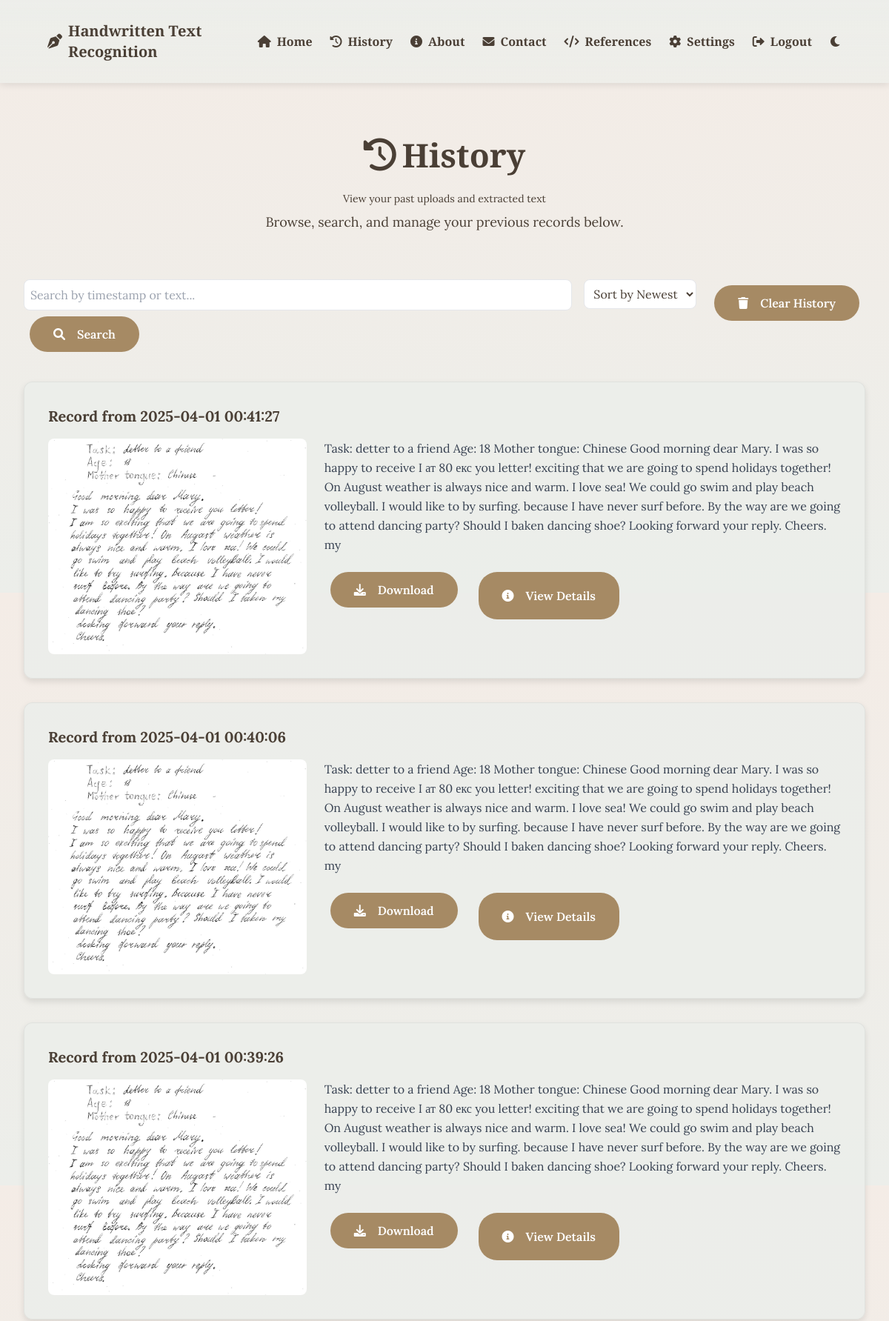
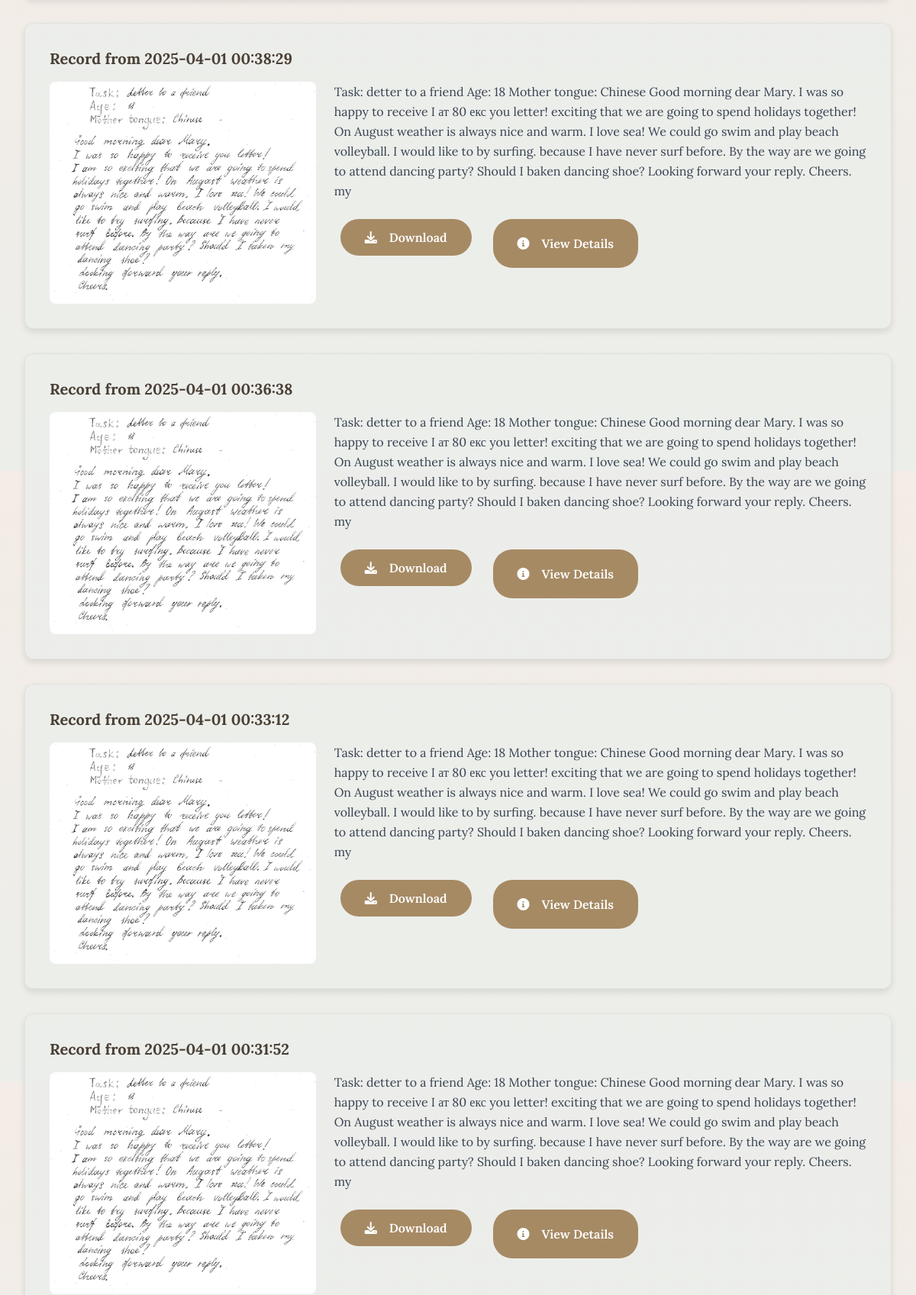
The app's page /history (signed in, upper part) with its own data (2 pictures, top to bottom).
### tables this page shows
CREATE TABLE history 
                 (id INTEGER PRIMARY KEY, user_id INTEGER, image TEXT, text TEXT, timestamp DATETIME DEFAULT CURRENT_TIMESTAMP);

### app.py (the view)
@app.route("/history")
@login_required
def history():
    log_user_activity(current_user.id, "Viewed History")
    conn = get_db_connection()
    c = conn.cursor()
    c.execute("SELECT image, text, timestamp FROM history WHERE user_id=? ORDER BY timestamp DESC",
              (current_user.id,))
    records = c.fetchall()
    conn.close()
    return render_template("history.html", records=records)

### app.py (called while the page is built)
def get_db_connection():
    conn = sqlite3.connect(app.config["DATABASE"])
    conn.row_factory = sqlite3.Row
    return conn

def log_user_activity(user_id, activity, details=None):
    try:
        timestamp = datetime.datetime.now().strftime("%Y-%m-%d %H:%M:%S")
        log_file = os.path.join(app.config["LOGS_FOLDER"], f"{user_id}_log.txt")
        with open(log_file, "a") as f:
            log_entry = f"{timestamp} - {activity}"
            if details:
                log_entry += f" - {details}"
            f.write(log_entry + "\n")
    except Exception as e:
        print(f"Error logging activity: {e}")

@login_manager.user_loader
def load_user(user_id):
    return User(user_id)

### templates/history.html (shortened to what this page needs)
<html lang="en">
  <head>
    <link
      href="https://cdn.jsdelivr.net/npm/tailwindcss@2.2.19/dist/tailwind.min.css"
      rel="stylesheet"
    />
    <link
      href="https://cdnjs.cloudflare.com/ajax/libs/font-awesome/6.0.0-beta3/css/all.min.css"
      rel="stylesheet"
    />
  </head>
  <body class="light-mode">
    <nav class="text-white">
      <div class="container flex justify-between items-center">
        <a href="{{ url_for('upload_file') }}" class="text-xl"
          ><i class="fas fa-pen-nib"></i> Handwritten Text Recognition</a
        >
        <div class="flex items-center space-x-6">
          <a href="{{ url_for('upload_file') }}"
            ><i class="fas fa-home"></i> Home</a
          >
          <a href="{{ url_for('history') }}"
            ><i class="fas fa-history"></i> History</a
          >
          <a href="{{ url_for('about') }}"
            ><i class="fas fa-info-circle"></i> About</a
          >
          <a href="{{ url_for('contact') }}"
            ><i class="fas fa-envelope"></i> Contact</a
          >
          <a href="{{ url_for('references') }}"
            ><i class="fas fa-code"></i> References</a
          >
          <a href="{{ url_for('settings') }}"
            ><i class="fas fa-cog"></i> Settings</a
          >
          <a href="{{ url_for('logout') }}"
            ><i class="fas fa-sign-out-alt"></i> Logout</a
          >
          <button id="themeToggle" class="focus:outline-none">
            <i class="fas fa-moon"></i>
          </button>
        </div>
      </div>
    </nav>
    <div class="header-section container">
      <h1><i class="fas fa-history"></i> History</h1>
      <p class="text-sm mb-2">View your past uploads and extracted text</p>
      <p class="subtitle">
        Browse, search, and manage your previous records below.
      </p>
    </div>
    <div class="container mb-6">
      <div class="flex flex-col md:flex-row gap-4 mb-4">
        <form action="/search_history" method="get" class="flex-1">
          <input
            type="text"
            name="query"
            placeholder="Search by timestamp or text..."
            class="w-full p-2 border rounded-lg bg-white dark:bg-gray-700 focus:outline-none focus:ring-2 focus:ring-blue-500"
          />
          <button type="submit" class="button mt-2 md:mt-0 md:ml-2">
            <i class="fas fa-search mr-2"></i> Search
          </button>
        </form>
        <select
          id="sort"
          class="p-2 border rounded-lg bg-white dark:bg-gray-700 h-10"
          style="max-width: 160px"
          onchange="sortHistory()"
        >
          <option value="desc">Sort by Newest</option>
        </select>
        <form
          action="/clear_history"
          method="post"
          onsubmit="return confirm('Are you sure you want to clear all history? This action cannot be undone.')"
          class="mt-2 md:mt-0"
        >
          <button type="submit" class="button">
            <i class="fas fa-trash mr-2"></i> Clear History
          </button>
        </form>
      </div>
    </div>
    <div class="container" id="history-container">
      {% for record in records %}
      <div class="result-card mb-6" data-timestamp="{{ record[2] }}">
        <h3 class="text-xl font-bold mb-4">Record from {{ record[2] }}</h3>
        <div class="flex flex-col md:flex-row gap-6">
          <div class="md:w-1/3">
            <img
              src="{{ url_for('static', filename='uploads/' + record[0]) }}"
              alt="Uploaded Image"
              class="w-full rounded-lg"
            />
          </div>
          <div class="md:w-2/3">
            <p class="text-gray-700 dark:text-gray-300 leading-relaxed">
              {{ record[1] | safe }}
            </p>
            <div class="mt-4 flex flex-wrap gap-3">
              <form action="/download_history" method="post" class="inline">
                <button type="submit" class="button">
                  <i class="fas fa-download mr-2"></i> Download
                </button>
              </form>
              <button
                onclick="toggleDetails('details-{{ loop.index }}')"
                class="button"
              >
                <i class="fas fa-info-circle mr-2"></i> View Details
              </button>
            </div>
          </div>
        </div>
      </div>
      {% endfor %}
  </body>
</html>

### templates/history.html (style rules this page uses)
:root { --dark-bg: #2b2b2b; --light-bg: #f4ece6; --accent: #a68a64; --text-dark: #d4c9b0; --text-light: #4a3f35; --blend-color: #eceeea; --shadow: rgba(0, 0, 0, 0.3); }
body { font-family: "Lora", serif; background: linear-gradient( to bottom, var(--light-bg), var(--blend-color) ); color: var(--text-light); transition: all 0.3s ease; overflow-x: hidden; }
nav { background: linear-gradient( to bottom, rgba(236, 238, 234, 0.95), rgba(236, 238, 234, 0.7) ); padding: 1.75rem 2rem; position: sticky; top: 0; z-index: 1000; box-shadow: 0 2px 10px rgba(0, 0, 0, 0.1); min-height: 80px; }
nav a, nav button { font-family: "Playfair Display", serif; font-weight: 700; color: var(--text-light); transition: color 0.3s ease; display: inline-flex; align-items: center; gap: 0.5rem; }
.container { max-width: 1200px; margin: 0 auto; padding: 0 2rem; }
.header-section { padding: 4rem 0; text-align: center; }
h1 { font-family: "Playfair Display", serif; font-size: 2.75rem; font-weight: 700; margin-bottom: 1rem; color: var(--text-light); display: inline-flex; align-items: center; gap: 0.5rem; }
p.subtitle { font-size: 1.125rem; max-width: 700px; margin: 0 auto; color: var(--text-light); }
.result-card { background: rgba(236, 238, 234, 0.9); padding: 2rem; border-radius: 12px; box-shadow: 0 4px 8px rgba(0, 0, 0, 0.1); border: 1px solid rgba(0, 0, 0, 0.05); transition: transform 0.3s ease; margin-bottom: 2rem; }
.button { padding: 0.75rem 2rem; background: var(--accent); color: #fff; border: none; border-radius: 25px; font-family: "Lora", serif; font-weight: 600; cursor: pointer; transition: transform 0.3s ease, box-shadow 0.3s ease; display: inline-flex; align-items: center; gap: 0.5rem; margin: 0.5rem; }

### records on screen
history: timestamp "2025-04-01 00:41:27", image (picture), text "Task: detter to a friend Age: 18 Mother tongue: Chinese Good morning dear Mary. I was so happy to receive I ат 80 екс you letter! exciting that we are going to spend holidays together! On August weather is always nice and warm. I love sea! We could go swim and play beach volleyball. I would like to by surfing. because I have never surf before. By the way are we going to attend dancing party? Should I baken dancing shoe? Looking forward your reply. Cheers. my"
history: timestamp "2025-04-01 00:40:06", image (picture), text "Task: detter to a friend Age: 18 Mother tongue: Chinese Good morning dear Mary. I was so happy to receive I ат 80 екс you letter! exciting that we are going to spend holidays together! On August weather is always nice and warm. I love sea! We could go swim and play beach volleyball. I would like to by surfing. because I have never surf before. By the way are we going to attend dancing party? Should I baken dancing shoe? Looking forward your reply. Cheers. my"
history: timestamp "2025-04-01 00:39:26", image (picture), text "Task: detter to a friend Age: 18 Mother tongue: Chinese Good morning dear Mary. I was so happy to receive I ат 80 екс you letter! exciting that we are going to spend holidays together! On August weather is always nice and warm. I love sea! We could go swim and play beach volleyball. I would like to by surfing. because I have never surf before. By the way are we going to attend dancing party? Should I baken dancing shoe? Looking forward your reply. Cheers. my"
history: timestamp "2025-04-01 00:38:29", image (picture), text "Task: detter to a friend Age: 18 Mother tongue: Chinese Good morning dear Mary. I was so happy to receive I ат 80 екс you letter! exciting that we are going to spend holidays together! On August weather is always nice and warm. I love sea! We could go swim and play beach volleyball. I would like to by surfing. because I have never surf before. By the way are we going to attend dancing party? Should I baken dancing shoe? Looking forward your reply. Cheers. my"
history: timestamp "2025-04-01 00:36:38", image (picture), text "Task: detter to a friend Age: 18 Mother tongue: Chinese Good morning dear Mary. I was so happy to receive I ат 80 екс you letter! exciting that we are going to spend holidays together! On August weather is always nice and warm. I love sea! We could go swim and play beach volleyball. I would like to by surfing. because I have never surf before. By the way are we going to attend dancing party? Should I baken dancing shoe? Looking forward your reply. Cheers. my"
history: timestamp "2025-04-01 00:33:12", image (picture), text "Task: detter to a friend Age: 18 Mother tongue: Chinese Good morning dear Mary. I was so happy to receive I ат 80 екс you letter! exciting that we are going to spend holidays together! On August weather is always nice and warm. I love sea! We could go swim and play beach volleyball. I would like to by surfing. because I have never surf before. By the way are we going to attend dancing party? Should I baken dancing shoe? Looking forward your reply. Cheers. my"
history: timestamp "2025-04-01 00:31:52", image (picture), text "Task: detter to a friend Age: 18 Mother tongue: Chinese Good morning dear Mary. I was so happy to receive I ат 80 екс you letter! exciting that we are going to spend holidays together! On August weather is always nice and warm. I love sea! We could go swim and play beach volleyball. I would like to by surfing. because I have never surf before. By the way are we going to attend dancing party? Should I baken dancing shoe? Looking forward your reply. Cheers. my"
